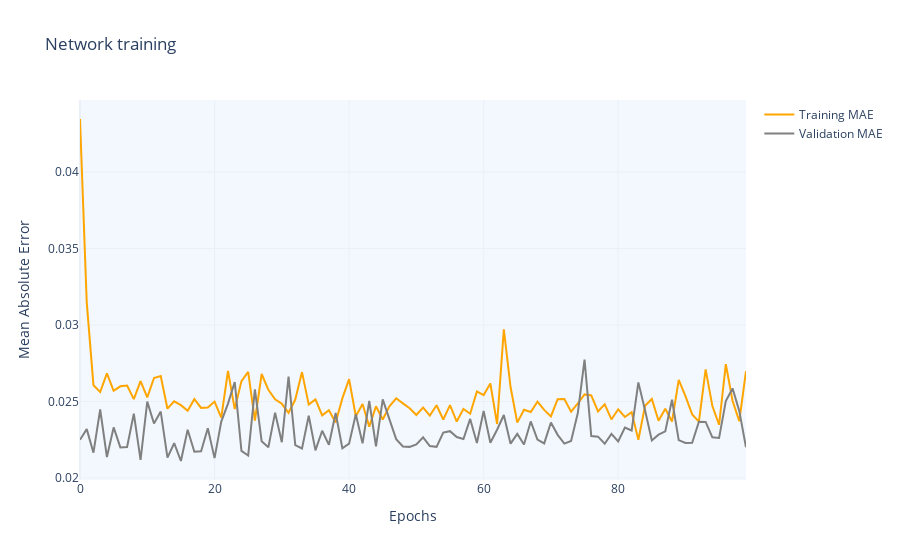

Here is the notebook cell this chart was saved with:
### Code cell
fig = go.Figure()

fig.add_trace(go.Scatter(x=np.arange(0, epochs, 1),
                         y=history.history['mae'],
                         mode='lines',
                         name=f'Training MAE',
                         marker_size=3, 
                         line_color='orange'))
fig.add_trace(go.Scatter(x=np.arange(0, epochs, 1),
                         y=history.history['val_mae'],
                         mode='lines',
                         name=f'Validation MAE',
                         line_color='grey'))

fig.update_layout(
                  title="Network training",
                  xaxis_title="Epochs",
                  yaxis_title=f"Mean Absolute Error")
fig.update_layout({'plot_bgcolor': '#f2f8fd' , 
                   'paper_bgcolor': 'white',}, 
                   template='plotly_white')
